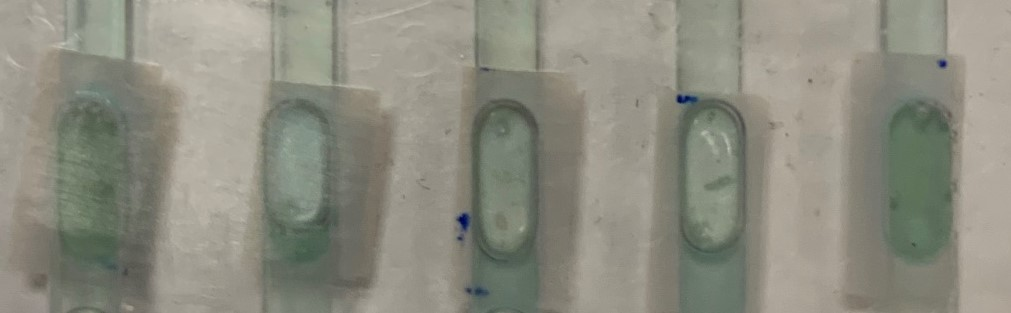
#> input picture images/44H_10000Z.jpeg, 1011 x 313 px
$ python colors_ttrl.py
#> lines starting #> are read from the running program, lines starting #| are printed output that depends on the picture
### variables.py
import cv2
import numpy as np
'''
Virtual Environment:
'''
#   .\env\Scripts\activate
#   deactivate

'''
Image selection:
'''
path_folder = 'images'

path_image_abs = 'D:/Christian_Ohlhäuser/Bildauswertung/ColiChecker/images/44H_10000Z.jpeg' # some modules need the absolute path

path_image = 'images/44H_10000Z.jpeg'
#path_image = 'images_postprocessing/S2_Kovacs_10000Z/S2_Kovacs_10000Z_Black.png'
#path_image = 'images_testing/Blau Gradient.jpeg'


image = cv2.imread(path_image, cv2.IMREAD_COLOR) # images testing path
#> image is the input picture: shape (313, 1011, 3); mean B, G, R 128.1, 140.5, 140.9

image_int = np.copy(image) # copying the image so we dont alter the original
image_cp1 = np.copy(image_int) # copying the image for comparision purposes

image_ext = cv2.cvtColor(image, cv2.COLOR_BGR2RGB) # convert to rgb for other modules as opencv uses bgr by default but doesnt show it to the user
image_cp2= np.copy(image_ext) # copying the image for comparision purposes

image_blank = np.zeros_like(image) # just a blank image

'''
Image processing variables:
'''
# Change Color Model
image_gray1 = cv2.cvtColor(image_int, cv2.COLOR_BGR2GRAY) # turn rgb image into a grayed version
image_gray2 = cv2.cvtColor(image_ext, cv2.COLOR_RGB2GRAY) # turn rgb image into a grayed version

image_HSV1 = cv2.cvtColor(image_int, cv2.COLOR_BGR2HSV) # create image in hsv model
#> image_HSV1: shape (313, 1011, 3); mean H, S, V 30.8, 28.4, 143.7
image_HSV2 = cv2.cvtColor(image_ext, cv2.COLOR_RGB2HSV) # create image in hsv model

# Blurring methods
image_median1 = cv2.medianBlur(image_gray1, ksize = 7) # Blur image to reduce noise(7 indicates the level of blurring)
image_median2 = cv2.medianBlur(image_gray2, ksize = 7) # Blur image to reduce noise(7 indicates the level of blurring)

image_gaussian1 = cv2.GaussianBlur(image_gray1,(7,7),1)
image_gaussian2 = cv2.GaussianBlur(image_gray2,(7,7),1)

# Edge Detection
image_canny1 = cv2.Canny(image_gaussian1, threshold1 = 40, threshold2 = 50) # uses Hough transform to make edges more visible
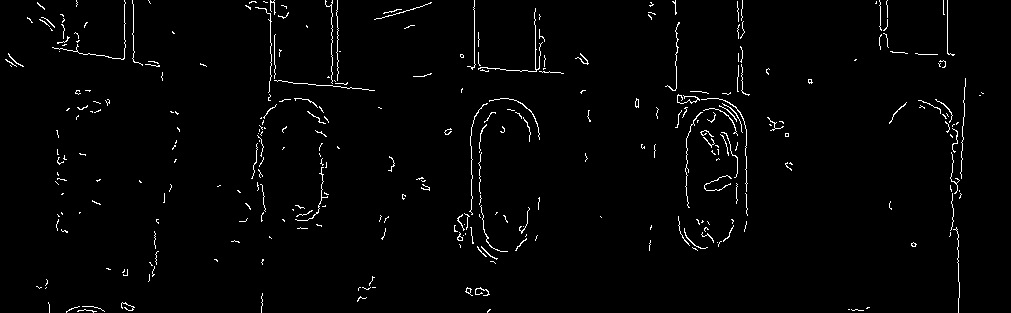
#> image_canny1: shape (313, 1011); 1.9% white in thin lines or dots
image_canny2 = cv2.Canny(image_gaussian2, threshold1 = 40, threshold2 = 50) # uses Hough transform to make edges more visible

'''
Kernels: https://en.wikipedia.org/wiki/Kernel_(image_processing)
'''
# Basic Kernels
kernel = np.ones((5,5), np.uint8) # 5x5 Einheitsmatrix mostly suffiecient
kernel2 = np.ones((7,7), np.uint8) # 7x7 Einheitsmatrix go with this most of the time

# Custom kernels
kernel3 = np.array(([0, 1, 0], [1, 1, 1], [0, 1, 0]),dtype='uint8') # Wikipedia Test Matrix

kernel_sharp = np.array([[-1,-1,-1], [-1,9,-1], [-1,-1,-1]])

#kernel_sobel_horizontal = np.array([[1, 2, 1],[0, 0, 0],[-1, -2, -1]])
#kernel_sobel_vertical = np.array([[-1, 0, 1],[-2, 0, 2],[-1, 0, 1]])

kernel_laplacian = np.array([[1, 1, 1],[1, -8, 1],[1, 1, 1]]) # basically a merge of the previous two


# Kernel test variables
image_kernel1 = cv2.filter2D(image_int, -1, kernel2) # alter image via kernels
#> image_kernel1: shape (313, 1011, 3); every value is 255
image_kernel2 = cv2.filter2D(image_ext, -1, kernel2) # alter image via kernels

'''
Unused image processing variables:
'''
image_resized1 = cv2.resize(image_int, (600, 400)) # function to resize image
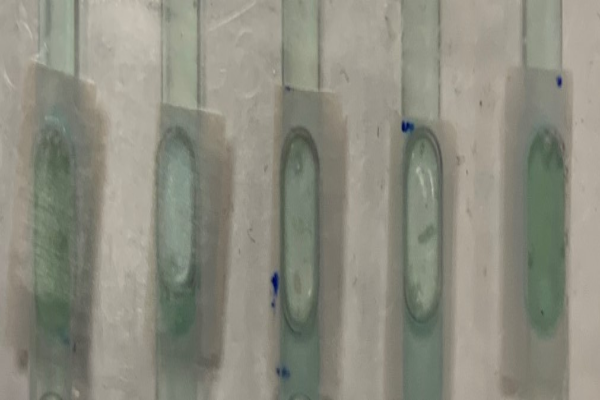
#> image_resized1: shape (400, 600, 3); mean B, G, R 128, 140.4, 140.7
image_resized2 = cv2.resize(image_ext, (600, 400)) # function to resize image

'''
General Functions:
'''
def rgbtobgr(image):
    image = cv2.cvtColor(image,cv2.COLOR_RGB2BGR)
    return image

def bgrtorgb(image):
    image = cv2.cvtColor(image,cv2.COLOR_RGB2BGR)
    return image

def stackImages(scale,imgArray):
#> called with scale = 0.6
    rows = len(imgArray)
    cols = len(imgArray[0])
    rowsAvailable = isinstance(imgArray[0], list)
    width = imgArray[0][0].shape[1]
    height = imgArray[0][0].shape[0]
    if rowsAvailable:
        for x in range ( 0, rows):
            for y in range(0, cols):
                if imgArray[x][y].shape[:2] == imgArray[0][0].shape [:2]:
                    imgArray[x][y] = cv2.resize(imgArray[x][y], (0, 0), None, scale, scale)
                else:
                    imgArray[x][y] = cv2.resize(imgArray[x][y], (imgArray[0][0].shape[1], imgArray[0][0].shape[0]), None, scale, scale)
                if len(imgArray[x][y].shape) == 2: imgArray[x][y]= cv2.cvtColor( imgArray[x][y], cv2.COLOR_GRAY2BGR)
        imageBlank = np.zeros((height, width, 3), np.uint8)
        hor = [imageBlank]*rows
        hor_con = [imageBlank]*rows
        for x in range(0, rows):
            hor[x] = np.hstack(imgArray[x])
        ver = np.vstack(hor)
    else:
        for x in range(0, rows):
            if imgArray[x].shape[:2] == imgArray[0].shape[:2]:
                imgArray[x] = cv2.resize(imgArray[x], (0, 0), None, scale, scale)
            else:
                imgArray[x] = cv2.resize(imgArray[x], (imgArray[0].shape[1], imgArray[0].shape[0]), None,scale, scale)
            if len(imgArray[x].shape) == 2: imgArray[x] = cv2.cvtColor(imgArray[x], cv2.COLOR_GRAY2BGR)
        hor= np.hstack(imgArray)
        ver = hor
    return ver

### colors_ttrl.py
# State: works
# ToDo: Code cleanup maybe

'''
Imports:
'''
import cv2
import numpy as np
import variables as v

'''
Functions:
'''
def empty(a):
    pass

'''
Setup Trackbars:
'''
cv2.namedWindow("Trackbars")
cv2.resizeWindow("Trackbars",640,240)

cv2.createTrackbar("Hue Min", "Trackbars",0,179,empty) # set arg1 to 0
cv2.createTrackbar("Hue Max", "Trackbars",179,179,empty) # set arg1 to 179
cv2.createTrackbar("Sat Min", "Trackbars",0,255,empty) # set arg1 to 0
cv2.createTrackbar("Sat Max", "Trackbars",255,255,empty) # set arg1 to 255
cv2.createTrackbar("Val Min", "Trackbars",0,255,empty) # set arg1 to 0
cv2.createTrackbar("Val Max", "Trackbars",255,255,empty) # set arg1 to 255

while True:

    h_min = cv2.getTrackbarPos("Hue Min", "Trackbars")
    h_max = cv2.getTrackbarPos("Hue Max", "Trackbars")
    s_min = cv2.getTrackbarPos("Sat Min", "Trackbars")
    s_max = cv2.getTrackbarPos("Sat Max", "Trackbars")
    v_min = cv2.getTrackbarPos("Val Min", "Trackbars")
    v_max = cv2.getTrackbarPos("Val Max", "Trackbars")

    lower = np.array([h_min, s_min, v_min])
    upper = np.array([h_max, s_max, v_max])

    image_mask = cv2.inRange(v.image_int, lower, upper)
    image_result = cv2.bitwise_and(v.image_int, v.image_int, mask = image_mask)

    # Show images stacked
    images_stacked = v.stackImages(0.6, ([v.image_int, v.image_HSV1], [image_mask, image_result]))
    cv2.imshow("Stacked Images", images_stacked)
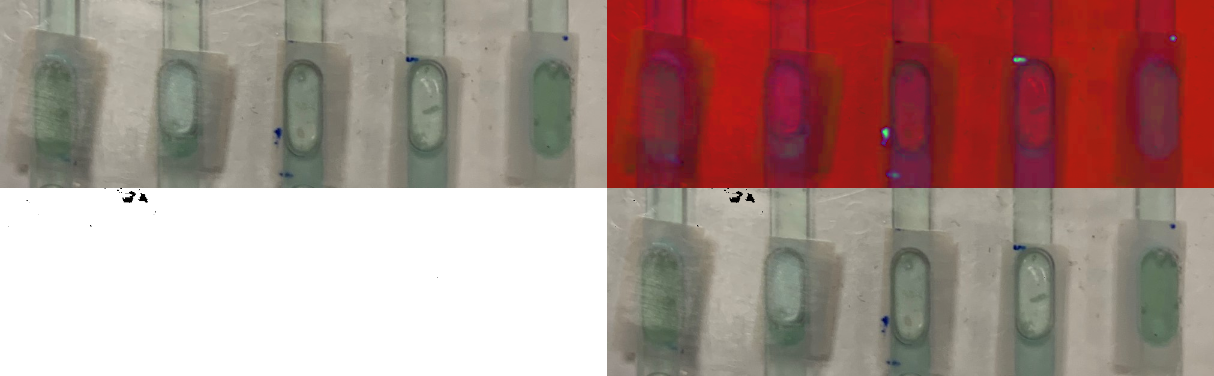
#> window 'Stacked Images': shape (376, 1214, 3); mean B, G, R 135.3, 140.9, 169.9

    cv2.waitKey(1)

$ run again, with images/0H_10000Z.jpeg copied over images/44H_10000Z.jpeg
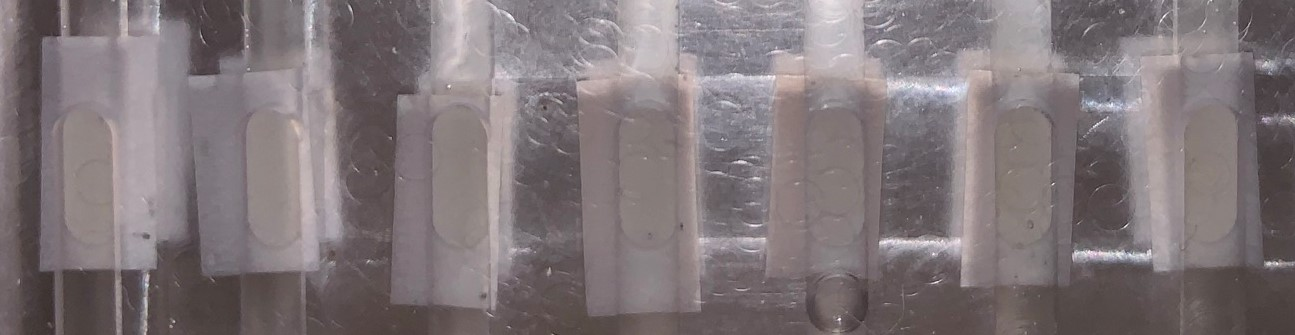
#> input picture images/0H_10000Z.jpeg, 1295 x 335 px
#> image is the input picture: shape (335, 1295, 3); mean B, G, R 120.5, 117.6, 127.4
#> image_HSV1: shape (335, 1295, 3); mean H, S, V 118.8, 22.7, 127.8
#> `image_canny1 = cv2.Canny(image_gaussian1, threshold1 = 40, threshold2 ..`:
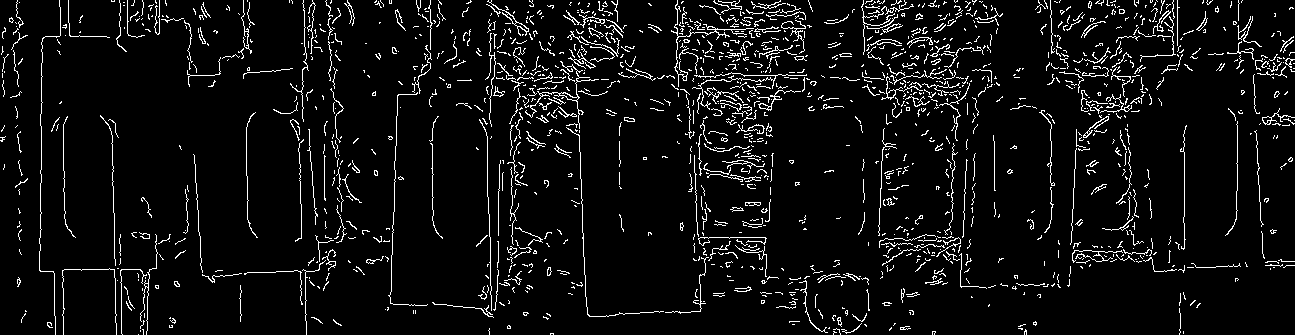
#> image_canny1: shape (335, 1295); 6% white in thin lines or dots
#> image_kernel1: shape (335, 1295, 3); every value is 255
#> `cv2.imshow("Stacked Images", images_stacked)`:
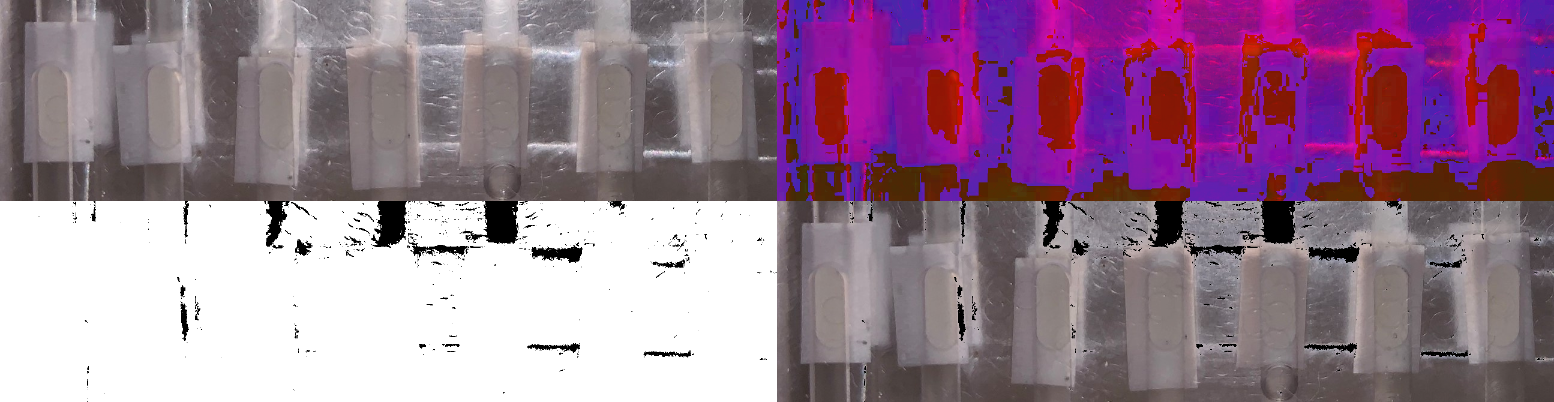
#> window 'Stacked Images': shape (402, 1554, 3); mean B, G, R 149.2, 123.8, 154.9

$ run again, with images/18H_1000Z.jpeg copied over images/44H_10000Z.jpeg
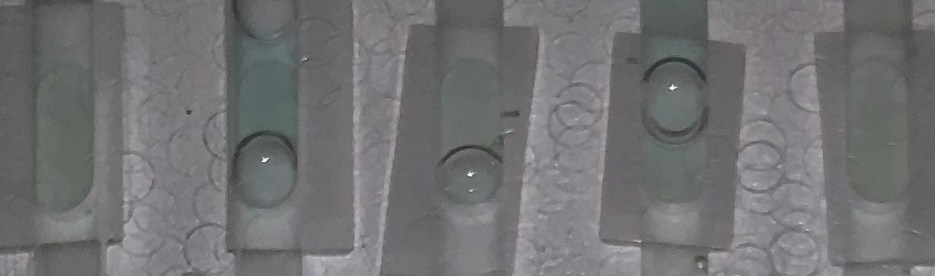
#> input picture images/18H_1000Z.jpeg, 935 x 276 px
#> image is the input picture: shape (276, 935, 3); mean B, G, R 115.4, 113.8, 113.8
#> image_HSV1: shape (276, 935, 3); mean H, S, V 107.6, 7.9, 116.1
#> `image_canny1 = cv2.Canny(image_gaussian1, threshold1 = 40, threshold2 ..`:
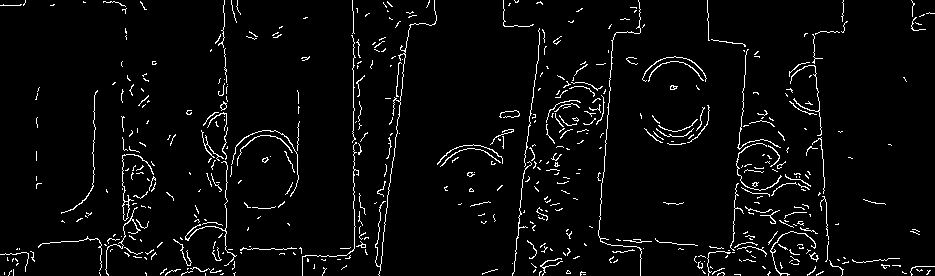
#> image_canny1: shape (276, 935); 3.9% white in thin lines or dots
#> image_kernel1: shape (276, 935, 3); every value is 255
#> `cv2.imshow("Stacked Images", images_stacked)`:
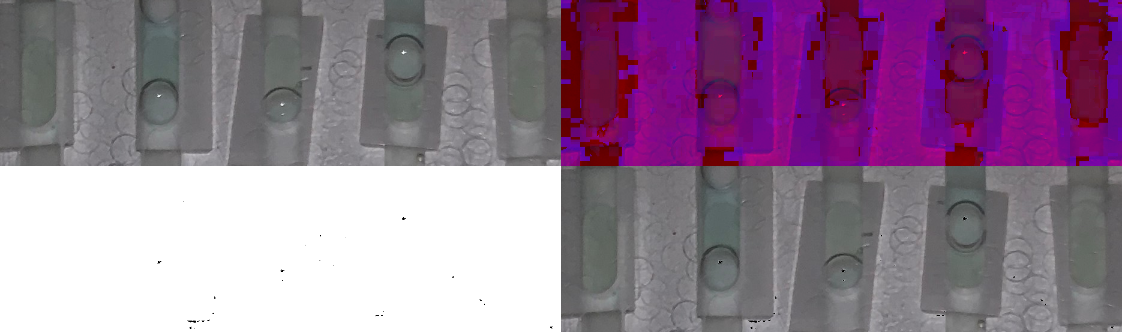
#> window 'Stacked Images': shape (332, 1122, 3); mean B, G, R 148.2, 122.5, 149.5
